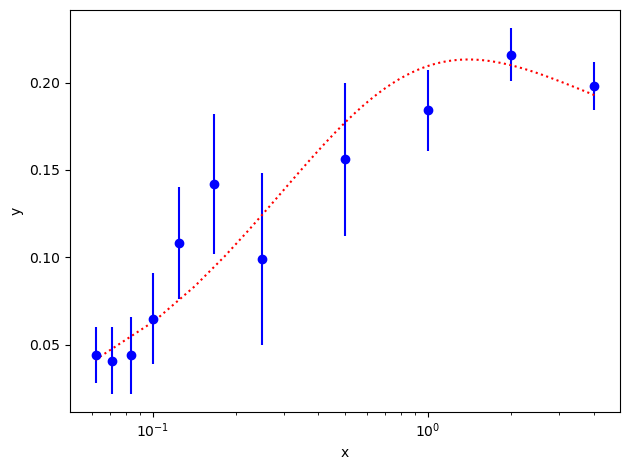

Write the Python code that produced this figure.
#!/usr/bin/env python
# encoding: utf-8
"""
eg3.py - Code for "Correlated Parameters"

Created by Peter Lepage in 2016-12.
Copyright (c) 2016 Cornell University. All rights reserved.
"""
DO_PLOT = True
DO_BOOTSTRAP = True
DO_BAYESIAN = True
DO_SIMULATION = True

import collections
import sys
import tee

import numpy as np
import gvar as gv
import lsqfit
import matplotlib.pyplot as plt

# lsqfit.nonlinear_fit.set_defaults(alg='subspace2D', solver='cholesky')

# generates warning which I ignore
plt.rcParams['figure.autolayout'] = True

def main():
    sys_stdout = sys.stdout
    sys.stdout = tee.tee(sys.stdout, open("eg3a.out","w"))
    x, y = make_data()
    prior = make_prior()
    fit = lsqfit.nonlinear_fit(prior=prior, data=(x,y), fcn=fcn)
    print fit
    print 'p1/p0 =', fit.p[1] / fit.p[0], '    p3/p2 =', fit.p[3] / fit.p[2]
    print 'corr(p0,p1) =', gv.evalcorr(fit.p[:2])[1,0]

    if DO_PLOT:
        plt.semilogx()
        plt.errorbar(
            x=gv.mean(x), xerr=gv.sdev(x), y=gv.mean(y), yerr=gv.sdev(y),
            fmt='ob'
            )
        # plot fit line
        xx = np.linspace(0.99 * gv.mean(min(x)), 1.01 * gv.mean(max(x)), 100)
        yy = fcn(xx, fit.pmean)
        plt.xlabel('x')
        plt.ylabel('y')
        plt.plot(xx, yy, ':r')
        plt.savefig('eg3.png', bbox_inches='tight')
        plt.show()

    sys.stdout = sys_stdout
    if DO_BOOTSTRAP:
        gv.ranseed(123)
        sys.stdout = tee.tee(sys_stdout, open('eg3c.out', 'w'))
        print fit
        print 'p1/p0 =', fit.p[1] / fit.p[0], '    p3/p2 =', fit.p[3] / fit.p[2]
        print 'corr(p0,p1) =', gv.evalcorr(fit.p[:2])[1,0]
        Nbs = 40
        outputs = {'p':[], 'p1/p0':[], 'p3/p2':[]}
        for bsfit in fit.bootstrap_iter(n=Nbs):
            p = bsfit.pmean
            outputs['p'].append(p)
            outputs['p1/p0'].append(p[1] / p[0])
            outputs['p3/p2'].append(p[3] / p[2])
        print '\nBootstrap Averages:'
        outputs = gv.dataset.avg_data(outputs, bstrap=True)
        print gv.tabulate(outputs)
        print 'corr(p0,p1) =', gv.evalcorr(outputs['p'][:2])[1,0]

        # make histograms of p1/p0 and p3/p2
        sys.stdout = sys_stdout
        print
        sys.stdout = tee.tee(sys_stdout, open('eg3d.out', 'w'))
        print 'Histogram Analysis:'
        count = {'p1/p0':[], 'p3/p2':[]}
        hist = {
            'p1/p0':gv.PDFHistogram(fit.p[1] / fit.p[0]),
            'p3/p2':gv.PDFHistogram(fit.p[3] / fit.p[2]),
            }
        for bsfit in fit.bootstrap_iter(n=1000):
            p = bsfit.pmean
            count['p1/p0'].append(hist['p1/p0'].count(p[1] / p[0]))
            count['p3/p2'].append(hist['p3/p2'].count(p[3] / p[2]))
        count = gv.dataset.avg_data(count)
        plt.rcParams['figure.figsize'] = [6.4, 2.4]
        pltnum = 1
        for k in count:
            print k + ':'
            print hist[k].analyze(count[k]).stats
            plt.subplot(1, 2, pltnum)
            plt.xlabel(k)
            hist[k].make_plot(count[k], plot=plt)
            if pltnum == 2:
                plt.ylabel('')
            pltnum += 1
        plt.rcParams['figure.figsize'] = [6.4, 4.8]
        plt.savefig('eg3d.png', bbox_inches='tight')
        plt.show()

    if DO_BAYESIAN:
        gv.ranseed(123)
        sys.stdout = tee.tee(sys_stdout, open('eg3e.out', 'w'))
        print fit
        expval = lsqfit.BayesIntegrator(fit)

        # adapt integrator to PDF from fit
        neval = 1000
        nitn = 10
        expval(neval=neval, nitn=nitn)

        # <g(p)> gives mean and covariance matrix, and histograms
        hist = [
            gv.PDFHistogram(fit.p[0]), gv.PDFHistogram(fit.p[1]),
            gv.PDFHistogram(fit.p[2]), gv.PDFHistogram(fit.p[3]),
            ]
        def g(p):
            return dict(
                mean=p,
                outer=np.outer(p, p),
                count=[
                    hist[0].count(p[0]), hist[1].count(p[1]),
                    hist[2].count(p[2]), hist[3].count(p[3]),
                    ],
                )

        # evaluate expectation value of g(p)
        results = expval(g, neval=neval, nitn=nitn, adapt=False)

        # analyze results
        print('\nIterations:')
        print(results.summary())
        print('Integration Results:')
        pmean = results['mean']
        pcov =  results['outer'] - np.outer(pmean, pmean)
        print '    mean(p) =', pmean
        print '    cov(p) =\n', pcov

        # create GVars from results
        p = gv.gvar(gv.mean(pmean), gv.mean(pcov))
        print('\nBayesian Parameters:')
        print(gv.tabulate(p))

        # show histograms
        print('\nHistogram Statistics:')
        count = results['count']
        for i in range(4):
            print('p[{}] -'.format(i))
            print(hist[i].analyze(count[i]).stats)
            plt.subplot(2, 2, i + 1)
            plt.xlabel('p[{}]'.format(i))
            hist[i].make_plot(count[i], plot=plt)
            if i % 2 != 0:
                plt.ylabel('')
        plt.savefig('eg3e.png', bbox_inches='tight')
        plt.show()

    if DO_SIMULATION:
        gv.ranseed(1234)
        sys.stdout = tee.tee(sys_stdout, open('eg3f.out', 'w'))
        print(40 * '*' + ' real fit')
        print(fit.format(True))

        Q = []
        p = []
        for sfit in fit.simulated_fit_iter(n=3, add_priornoise=False):
            print(40 * '=' + ' simulation')
            print(sfit.format(True))
            diff = sfit.p - sfit.pexact
            print '\nsfit.p - pexact =', diff
            print(gv.fmt_chi2(gv.chi2(diff)))
            print

    # omit constraint
    sys.stdout = tee.tee(sys_stdout, open("eg3b.out", "w"))
    prior = gv.gvar(4 * ['0(1)'])
    prior[1] = gv.gvar('0(20)')
    fit = lsqfit.nonlinear_fit(prior=prior, data=(x,y), fcn=fcn)
    print fit
    print 'p1/p0 =', fit.p[1] / fit.p[0], '    p3/p2 =', fit.p[3] / fit.p[2]
    print 'corr(p0,p1) =', gv.evalcorr(fit.p[:2])[1,0]


def make_data():
    x = np.array([
        4.    ,  2.    ,  1.    ,  0.5   ,  0.25  ,  0.167 ,  0.125 ,
        0.1   ,  0.0833,  0.0714,  0.0625
        ])
    y = gv.gvar([
        '0.198(14)', '0.216(15)', '0.184(23)', '0.156(44)', '0.099(49)',
        '0.142(40)', '0.108(32)', '0.065(26)', '0.044(22)', '0.041(19)',
        '0.044(16)'
        ])
    return x, y

def make_prior():
    b = gv.gvar(['0(1)', '0(1)', '0(1)', '0(1)'])
    # b[1] is almost equal to 20 * b[0]
    b[1] = 20 * b[0] + gv.gvar('0.0(1)')
    return b

def fcn(x, b):
    return (b[0] * (x**2 + b[1] * x)) / (x**2 + x * b[2] + b[3])

if __name__ == '__main__':
    main()
